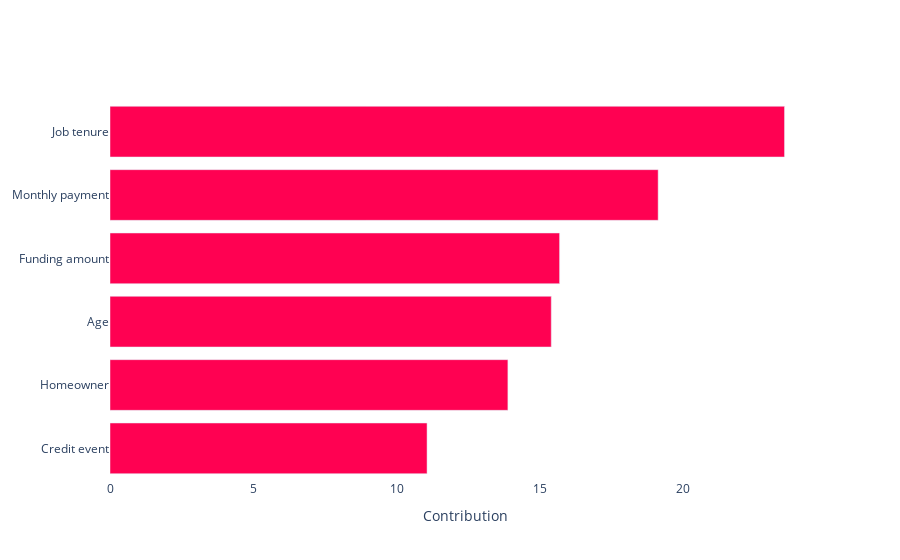

This figure's notebook cell:
### Code cell
from src.part8 import xper_method, perm_imp

df2 = df.sample(500).drop(["ID", "Pred_default (y_hat)", "PD", "Group"], axis=1)
X_filtered = df2.drop("Default (y)", axis=1)
y_filtered = df2["Default (y)"]
 
X_train_filt, X_test_filt, y_train_filt, y_test_filt = train_test_split(X_filtered, y_filtered, test_size=0.15, random_state=42)

xper_method(model=cat_model, eval_metric="Accuracy", dataset=df2, target_col="Default (y)", X_train=X_train_filt, y_train=y_train_filt, X_test=X_test_filt, y_test=y_test_filt)
perm_imp(scoring=['r2'], model=cat_model, X_train=X_train_filt, y_train=y_train_filt)

### Figure 1 — Plotly figure (JSON) as saved in the notebook; plotly's stock layout.template omitted (floating-point values rounded to 4 significant figures)
{"data": [{"marker": {"color": [23.54, 19.13, 15.69, 15.4, 13.88, 11.06], "colorscale": [[0, "rgb(255, 1, 82)"], [1, "rgb(255, 1, 82)"]]}, "orientation": "h", "type": "bar", "x": [23.54, 19.13, 15.69, 15.4, 13.88, 11.06], "y": ["Job tenure", "Monthly payment", "Funding amount", "Age", "Homeowner", "Credit event"]}], "layout": {"plot_bgcolor": "white", "showlegend": false, "xaxis": {"title": {"text": "Contribution"}}, "yaxis": {"autorange": "reversed"}}}
